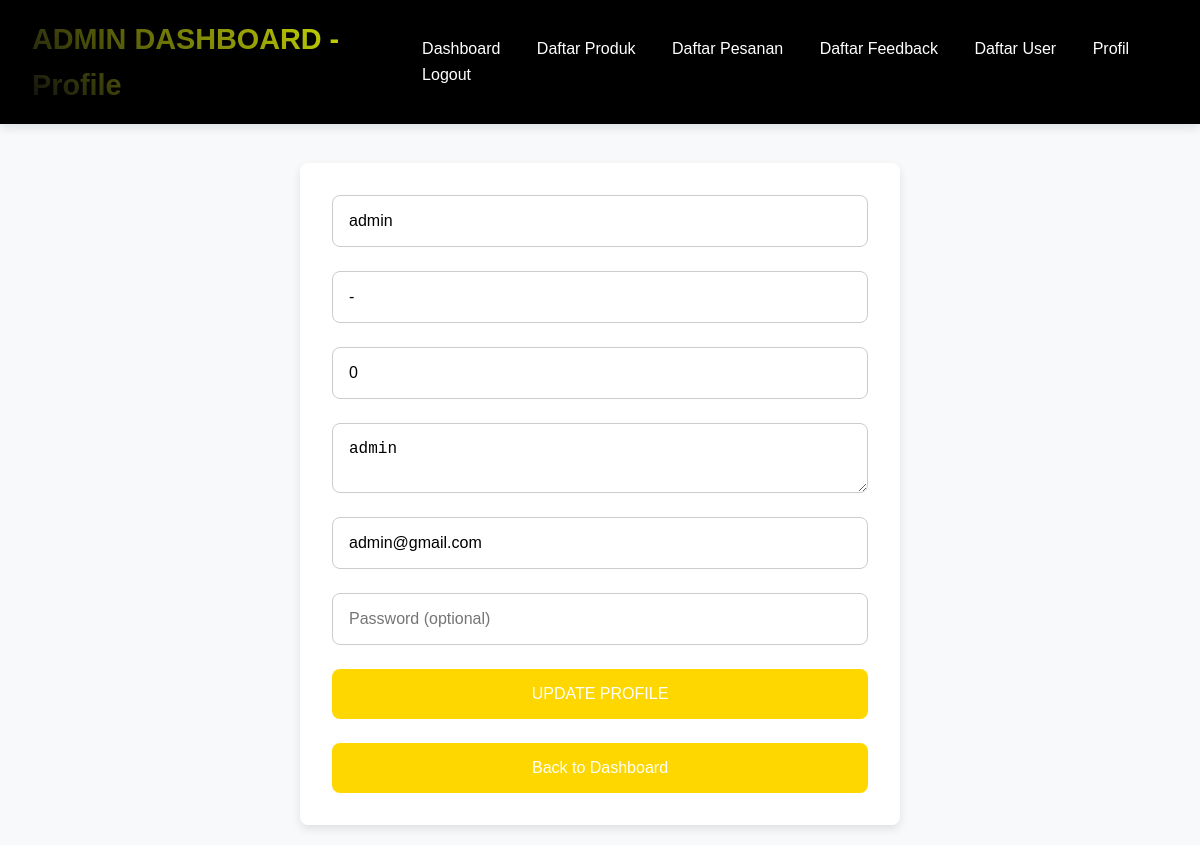
The app's page /admin/profile.php (signed in) with its own data.
### tables this page shows
CREATE TABLE `users` (
  `id` int(11) NOT NULL,
  `first_name` varchar(100) DEFAULT NULL,
  `last_name` varchar(100) DEFAULT NULL,
  `email` varchar(150) DEFAULT NULL,
  `phone` varchar(20) DEFAULT NULL,
  `address` text DEFAULT NULL,
  `password` varchar(255) DEFAULT NULL,
  `role` enum('admin','buyer') DEFAULT 'buyer'
);

### admin/profile.php (the view, shortened to what this page needs)
<?php
include '../config/db.php';
$user_id = $_SESSION['user_id'];
$user = mysqli_query($conn, "SELECT * FROM users WHERE id='$user_id'")->fetch_assoc();
?>
<!DOCTYPE html>
<html lang="en">
<head>
    <link rel="stylesheet" href="../assets/css/profile.css">
</head>
<body>
    <header>
        <h1>ADMIN DASHBOARD - Profile</h1>
        <nav>
            <a href="index.php">Dashboard</a>
            <a href="products.php">Daftar Produk</a>
            <a href="orders.php">Daftar Pesanan</a>
            <a href="feedback.php">Daftar Feedback</a>
            <a href="users.php">Daftar User</a>
            <a href="profile.php">Profil</a>
            <a href="../logout.php">Logout</a>
        </nav>
    </header>
    <main>
        <h2>YOUR PROFILE</h2>
        <form method="POST">
            <input type="text" name="first_name" value="<?= $user['first_name'] ?>" required>
            <input type="text" name="last_name" value="<?= $user['last_name'] ?>" required>
            <input type="text" name="phone" value="<?= $user['phone'] ?>" required>
            <textarea name="address" required><?= $user['address'] ?></textarea>
            <input type="email" name="email" value="<?= $user['email'] ?>" required>
            <input type="password" name="password" placeholder="Password (optional)">
            <button type="submit">UPDATE PROFILE</button>
            <button type="button" onclick="window.location.href='dashboard.php'">Back to Dashboard</button>
        </form>
    </main>
</body>
</html>

### assets/css/profile.css (style rules this page uses)
* { margin: 0; padding: 0; box-sizing: border-box; }
body { font-family: 'Poppins', sans-serif; background-color: #f8f9fa; color: #2d3436; line-height: 1.6; }
header { background-color: #000; padding: 1rem 2rem; color: #fff; display: flex; justify-content: space-between; align-items: center; position: fixed; top: 0; width: 100%; z-index: 10; box-shadow: 0 4px 10px rgba(0, 0, 0, 0.1); }
header h1 { font-size: 1.8rem; font-weight: 700; background: linear-gradient(45deg, #0e0e0e, #edfe00); -webkit-background-clip: text; -webkit-text-fill-color: transparent; }
nav a { color: #fff; font-size: 1rem; font-weight: 500; text-decoration: none; margin: 0 1rem; transition: color 0.3s ease; }
main { padding: 80px 20px 20px; max-width: 1200px; margin: 0 auto; }
main h2 { font-size: 2rem; font-weight: 600; margin-bottom: 2rem; color: #333; }
form { background-color: #fff; padding: 2rem; border-radius: 8px; box-shadow: 0 4px 10px rgba(0, 0, 0, 0.1); display: flex; flex-direction: column; gap: 1.5rem; max-width: 600px; margin: 0 auto; }
form input, form textarea { padding: 1rem; font-size: 1rem; border: 1px solid #ccc; border-radius: 8px; outline: none; transition: border-color 0.3s ease; }
form button { padding: 1rem; font-size: 1rem; color: #fff; background-color: #ffd700; border: none; border-radius: 8px; cursor: pointer; transition: background-color 0.3s ease; }

### records on screen
users: first_name "admin", last_name "-", phone "0", address "admin", email "admin@gmail.com"
